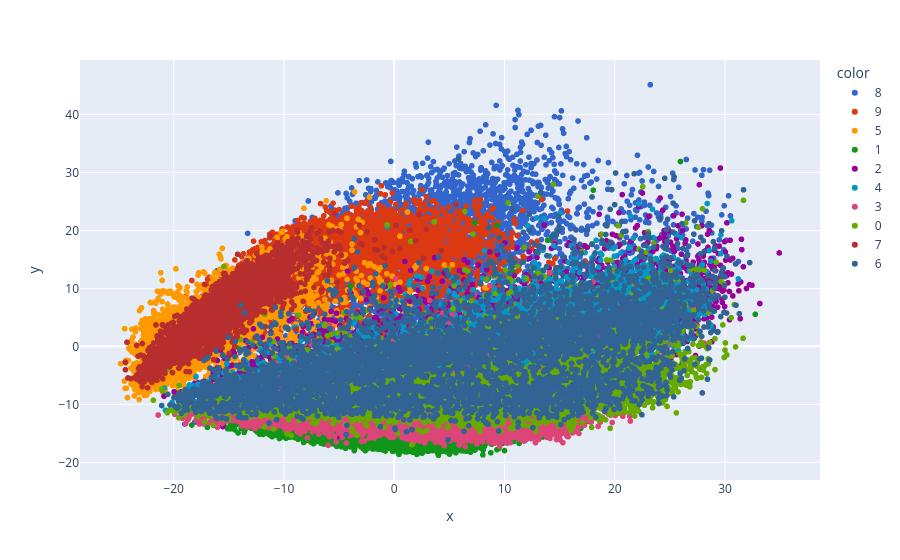

Notebook code cell kept with this figure:
### Markdown cell above
Plotting the 2D transformed data.

### Code cell
import plotly.express as px
y_train_str = y_train.astype(str)
fig = px.scatter(x=x_train_pca_2D[:,0], y=x_train_pca_2D[:,1], color=y_train_str, color_discrete_sequence=px.colors.qualitative.G10)
fig.show()

### Figure 1 — Plotly figure (JSON) as saved in the notebook; plotly's stock layout.template omitted (floating-point values rounded to 4 significant figures; data arrays with more than 128 entries replaced by an {"elided": "..."} marker saying what was removed)
{"data": [{"hovertemplate": "color=8<br>x=%{x}<br>y=%{y}<extra></extra>", "legendgroup": "8", "marker": {"color": "#3366CC", "symbol": "circle"}, "mode": "markers", "name": "8", "showlegend": true, "type": "scattergl", "x": {"elided": "5569 float values"}, "xaxis": "x", "y": {"elided": "5569 float values"}, "yaxis": "y"}, {"hovertemplate": "color=9<br>x=%{x}<br>y=%{y}<extra></extra>", "legendgroup": "9", "marker": {"color": "#DC3912", "symbol": "circle"}, "mode": "markers", "name": "9", "showlegend": true, "type": "scattergl", "x": {"elided": "5629 float values"}, "xaxis": "x", "y": {"elided": "5629 float values"}, "yaxis": "y"}, {"hovertemplate": "color=5<br>x=%{x}<br>y=%{y}<extra></extra>", "legendgroup": "5", "marker": {"color": "#FF9900", "symbol": "circle"}, "mode": "markers", "name": "5", "showlegend": true, "type": "scattergl", "x": {"elided": "5597 float values"}, "xaxis": "x", "y": {"elided": "5597 float values"}, "yaxis": "y"}, {"hovertemplate": "color=1<br>x=%{x}<br>y=%{y}<extra></extra>", "legendgroup": "1", "marker": {"color": "#109618", "symbol": "circle"}, "mode": "markers", "name": "1", "showlegend": true, "type": "scattergl", "x": {"elided": "5652 float values"}, "xaxis": "x", "y": {"elided": "5652 float values"}, "yaxis": "y"}, {"hovertemplate": "color=2<br>x=%{x}<br>y=%{y}<extra></extra>", "legendgroup": "2", "marker": {"color": "#990099", "symbol": "circle"}, "mode": "markers", "name": "2", "showlegend": true, "type": "scattergl", "x": {"elided": "5614 float values"}, "xaxis": "x", "y": {"elided": "5614 float values"}, "yaxis": "y"}, {"hovertemplate": "color=4<br>x=%{x}<br>y=%{y}<extra></extra>", "legendgroup": "4", "marker": {"color": "#0099C6", "symbol": "circle"}, "mode": "markers", "name": "4", "showlegend": true, "type": "scattergl", "x": {"elided": "5625 float values"}, "xaxis": "x", "y": {"elided": "5625 float values"}, "yaxis": "y"}, {"hovertemplate": "color=3<br>x=%{x}<br>y=%{y}<extra></extra>", "legendgroup": "3", "marker": {"color": "#DD4477", "symbol": "circle"}, "mode": "markers", "name": "3", "showlegend": true, "type": "scattergl", "x": {"elided": "5588 float values"}, "xaxis": "x", "y": {"elided": "5588 float values"}, "yaxis": "y"}, {"hovertemplate": "color=0<br>x=%{x}<br>y=%{y}<extra></extra>", "legendgroup": "0", "marker": {"color": "#66AA00", "symbol": "circle"}, "mode": "markers", "name": "0", "showlegend": true, "type": "scattergl", "x": {"elided": "5601 float values"}, "xaxis": "x", "y": {"elided": "5601 float values"}, "yaxis": "y"}, {"hovertemplate": "color=7<br>x=%{x}<br>y=%{y}<extra></extra>", "legendgroup": "7", "marker": {"color": "#B82E2E", "symbol": "circle"}, "mode": "markers", "name": "7", "showlegend": true, "type": "scattergl", "x": {"elided": "5578 float values"}, "xaxis": "x", "y": {"elided": "5578 float values"}, "yaxis": "y"}, {"hovertemplate": "color=6<br>x=%{x}<br>y=%{y}<extra></extra>", "legendgroup": "6", "marker": {"color": "#316395", "symbol": "circle"}, "mode": "markers", "name": "6", "showlegend": true, "type": "scattergl", "x": {"elided": "5547 float values"}, "xaxis": "x", "y": {"elided": "5547 float values"}, "yaxis": "y"}], "layout": {"legend": {"title": {"text": "color"}, "tracegroupgap": 0}, "margin": {"t": 60}, "xaxis": {"anchor": "y", "domain": [0, 1], "title": {"text": "x"}}, "yaxis": {"anchor": "x", "domain": [0, 1], "title": {"text": "y"}}}}
